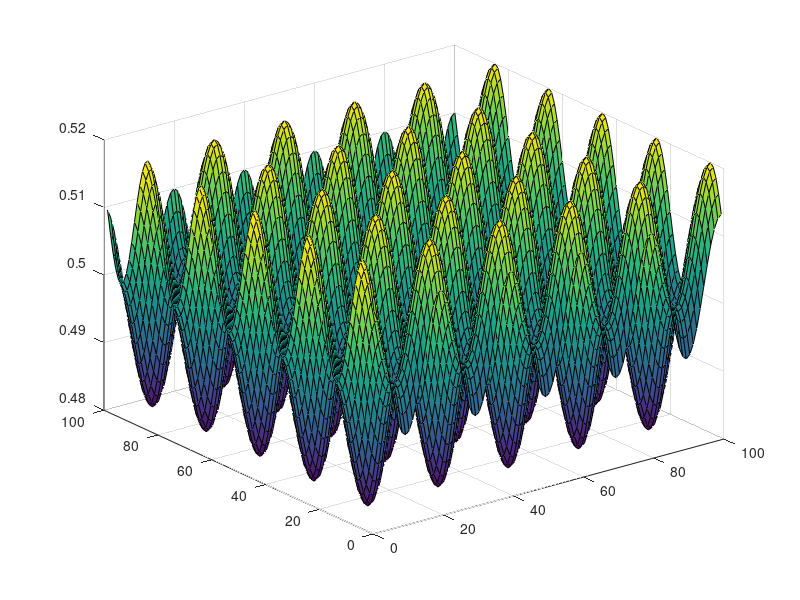
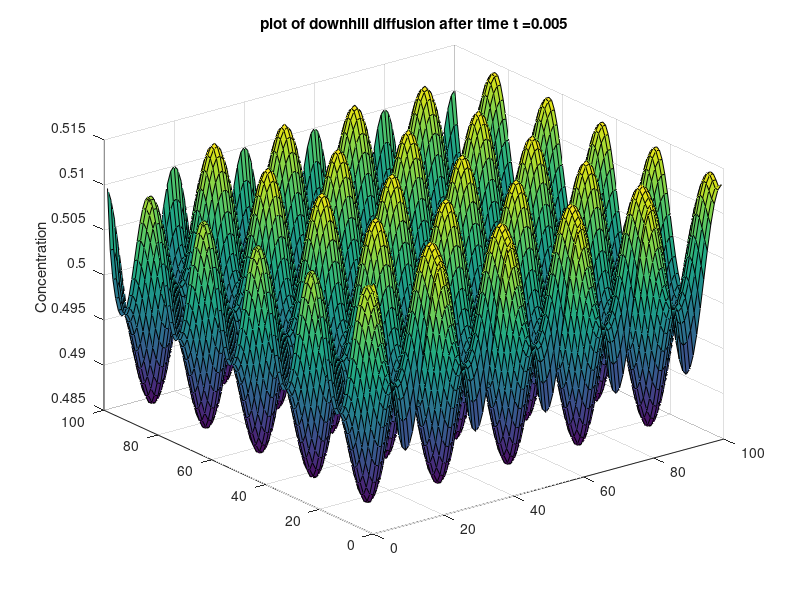
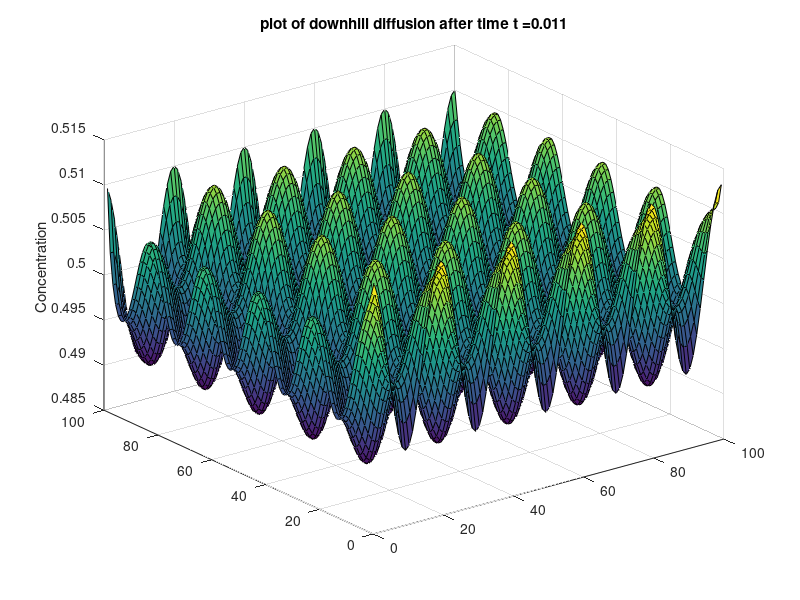
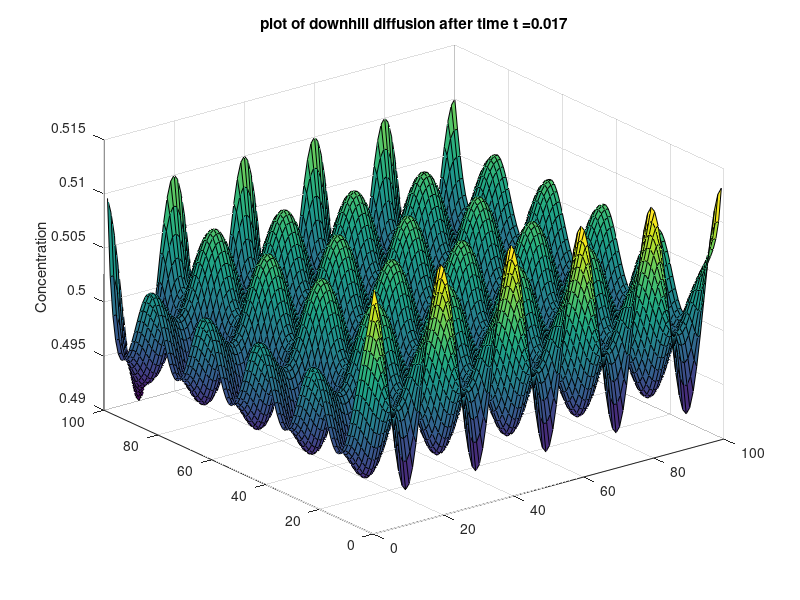

Write MATLAB code to recreate these figures, in order.
clc
clear all

C1 = 5;
C2 = 3;
n = 100;

D = 100;
dx= 0.5;
dt=0.001;
R = 8.314;
T = 400;
a=3*10^-5
%for down-hill diffusion O < 2RT

arr_conc = zeros(100);

arr_conc_old = zeros(100);
%loop to find the initial array concentration
for i = 1:100
    for j = 1:100
        %creating a 3d array with random numbers between 0.5 and 1
        arr_conc_old(i,j) = 0.5+0.01*sin(i*pi/10) + 0.01*cos(j*pi/10);
    end
end
surf(arr_conc_old)
arr_conc = arr_conc_old;
count =1;
for m = 1:30
    count = count +1;
    for i = 2:n-1
         for j = 2:n-1
              arr_conc(i,j) = arr_conc(i,j) + dt*D*(arr_conc(i+1,j+1) + arr_conc(i-1,j-1) -2*arr_conc(i,j))/(dx^2);
         end
    arr_conc(i,1) = arr_conc(i,2);
    arr_conc(i,n) = arr_conc(i,n-1);
    
    end
    
    if mod((count/6),1) == 0
        hold off
        figure
        surf(arr_conc);
        str = sprintf('plot of downhill diffusion after time t =%d', m*dt); 
        title(str)

        zlabel('Concentration')
    end
end
hold off

